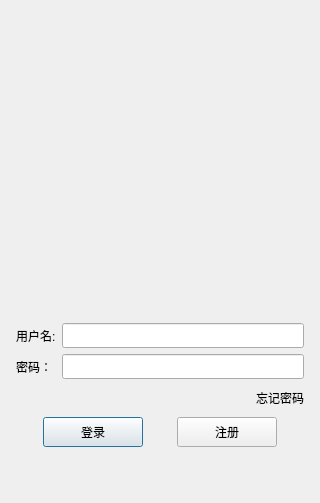
<?xml version="1.0" encoding="UTF-8"?>
<ui version="4.0">
 <class>LoginDialog</class>
 <widget class="QDialog" name="LoginDialog">
  <property name="geometry">
   <rect>
    <x>0</x>
    <y>0</y>
    <width>320</width>
    <height>503</height>
   </rect>
  </property>
  <property name="minimumSize">
   <size>
    <width>320</width>
    <height>480</height>
   </size>
  </property>
  <property name="windowTitle">
   <string>Dialog</string>
  </property>
  <layout class="QVBoxLayout" name="verticalLayout_2">
   <item>
    <layout class="QVBoxLayout" name="verticalLayout">
     <property name="leftMargin">
      <number>5</number>
     </property>
     <property name="topMargin">
      <number>5</number>
     </property>
     <property name="rightMargin">
      <number>5</number>
     </property>
     <property name="bottomMargin">
      <number>5</number>
     </property>
     <item>
      <widget class="QWidget" name="widget" native="true">
       <property name="minimumSize">
        <size>
         <width>0</width>
         <height>300</height>
        </size>
       </property>
       <property name="maximumSize">
        <size>
         <width>16777215</width>
         <height>300</height>
        </size>
       </property>
       <layout class="QGridLayout" name="gridLayout">
        <item row="0" column="0">
         <widget class="QLabel" name="label">
          <property name="sizePolicy">
           <sizepolicy hsizetype="Preferred" vsizetype="Preferred">
            <horstretch>0</horstretch>
            <verstretch>0</verstretch>
           </sizepolicy>
          </property>
          <property name="minimumSize">
           <size>
            <width>0</width>
            <height>0</height>
           </size>
          </property>
          <property name="maximumSize">
           <size>
            <width>16777215</width>
            <height>16777215</height>
           </size>
          </property>
          <property name="text">
           <string/>
          </property>
          <property name="pixmap">
           <pixmap resource="rc.qrc">:/res/telegram_icon.ico</pixmap>
          </property>
          <property name="alignment">
           <set>Qt::AlignmentFlag::AlignCenter</set>
          </property>
         </widget>
        </item>
       </layout>
      </widget>
     </item>
     <item>
      <spacer name="verticalSpacer">
       <property name="orientation">
        <enum>Qt::Orientation::Vertical</enum>
       </property>
       <property name="sizeHint" stdset="0">
        <size>
         <width>20</width>
         <height>40</height>
        </size>
       </property>
      </spacer>
     </item>
     <item>
      <layout class="QHBoxLayout" name="horizontalLayout">
       <item>
        <widget class="QLabel" name="user_label">
         <property name="minimumSize">
          <size>
           <width>0</width>
           <height>25</height>
          </size>
         </property>
         <property name="maximumSize">
          <size>
           <width>16777215</width>
           <height>25</height>
          </size>
         </property>
         <property name="text">
          <string>用户名:</string>
         </property>
        </widget>
       </item>
       <item>
        <widget class="QLineEdit" name="user_edit">
         <property name="minimumSize">
          <size>
           <width>0</width>
           <height>25</height>
          </size>
         </property>
         <property name="maximumSize">
          <size>
           <width>16777215</width>
           <height>25</height>
          </size>
         </property>
        </widget>
       </item>
      </layout>
     </item>
     <item>
      <layout class="QHBoxLayout" name="horizontalLayout_2">
       <item>
        <widget class="QLabel" name="pass_label">
         <property name="minimumSize">
          <size>
           <width>0</width>
           <height>25</height>
          </size>
         </property>
         <property name="maximumSize">
          <size>
           <width>16777215</width>
           <height>25</height>
          </size>
         </property>
         <property name="text">
          <string>密码： </string>
         </property>
        </widget>
       </item>
       <item>
        <widget class="QLineEdit" name="pass_edit">
         <property name="minimumSize">
          <size>
           <width>0</width>
           <height>25</height>
          </size>
         </property>
         <property name="maximumSize">
          <size>
           <width>16777215</width>
           <height>25</height>
          </size>
         </property>
        </widget>
       </item>
      </layout>
     </item>
     <item>
      <layout class="QHBoxLayout" name="horizontalLayout_3">
       <item>
        <spacer name="horizontalSpacer">
         <property name="orientation">
          <enum>Qt::Orientation::Horizontal</enum>
         </property>
         <property name="sizeType">
          <enum>QSizePolicy::Policy::Expanding</enum>
         </property>
         <property name="sizeHint" stdset="0">
          <size>
           <width>40</width>
           <height>20</height>
          </size>
         </property>
        </spacer>
       </item>
       <item>
        <widget class="QLabel" name="forget_label">
         <property name="minimumSize">
          <size>
           <width>0</width>
           <height>25</height>
          </size>
         </property>
         <property name="maximumSize">
          <size>
           <width>16777215</width>
           <height>25</height>
          </size>
         </property>
         <property name="text">
          <string>忘记密码</string>
         </property>
        </widget>
       </item>
      </layout>
     </item>
     <item>
      <spacer name="verticalSpacer_2">
       <property name="orientation">
        <enum>Qt::Orientation::Vertical</enum>
       </property>
       <property name="sizeHint" stdset="0">
        <size>
         <width>20</width>
         <height>40</height>
        </size>
       </property>
      </spacer>
     </item>
     <item>
      <layout class="QHBoxLayout" name="horizontalLayout_4">
       <item>
        <spacer name="horizontalSpacer_2">
         <property name="orientation">
          <enum>Qt::Orientation::Horizontal</enum>
         </property>
         <property name="sizeHint" stdset="0">
          <size>
           <width>40</width>
           <height>20</height>
          </size>
         </property>
        </spacer>
       </item>
       <item>
        <widget class="QPushButton" name="login_btn">
         <property name="minimumSize">
          <size>
           <width>100</width>
           <height>30</height>
          </size>
         </property>
         <property name="maximumSize">
          <size>
           <width>100</width>
           <height>30</height>
          </size>
         </property>
         <property name="text">
          <string>登录</string>
         </property>
        </widget>
       </item>
       <item>
        <spacer name="horizontalSpacer_4">
         <property name="orientation">
          <enum>Qt::Orientation::Horizontal</enum>
         </property>
         <property name="sizeHint" stdset="0">
          <size>
           <width>40</width>
           <height>20</height>
          </size>
         </property>
        </spacer>
       </item>
       <item>
        <widget class="QPushButton" name="register_btn">
         <property name="minimumSize">
          <size>
           <width>100</width>
           <height>30</height>
          </size>
         </property>
         <property name="maximumSize">
          <size>
           <width>100</width>
           <height>30</height>
          </size>
         </property>
         <property name="text">
          <string>注册</string>
         </property>
        </widget>
       </item>
       <item>
        <spacer name="horizontalSpacer_3">
         <property name="orientation">
          <enum>Qt::Orientation::Horizontal</enum>
         </property>
         <property name="sizeHint" stdset="0">
          <size>
           <width>40</width>
           <height>20</height>
          </size>
         </property>
        </spacer>
       </item>
      </layout>
     </item>
     <item>
      <spacer name="verticalSpacer_3">
       <property name="orientation">
        <enum>Qt::Orientation::Vertical</enum>
       </property>
       <property name="sizeType">
        <enum>QSizePolicy::Policy::MinimumExpanding</enum>
       </property>
       <property name="sizeHint" stdset="0">
        <size>
         <width>20</width>
         <height>40</height>
        </size>
       </property>
      </spacer>
     </item>
    </layout>
   </item>
  </layout>
 </widget>
 <resources>
  <include location="rc.qrc"/>
 </resources>
 <connections/>
</ui>
